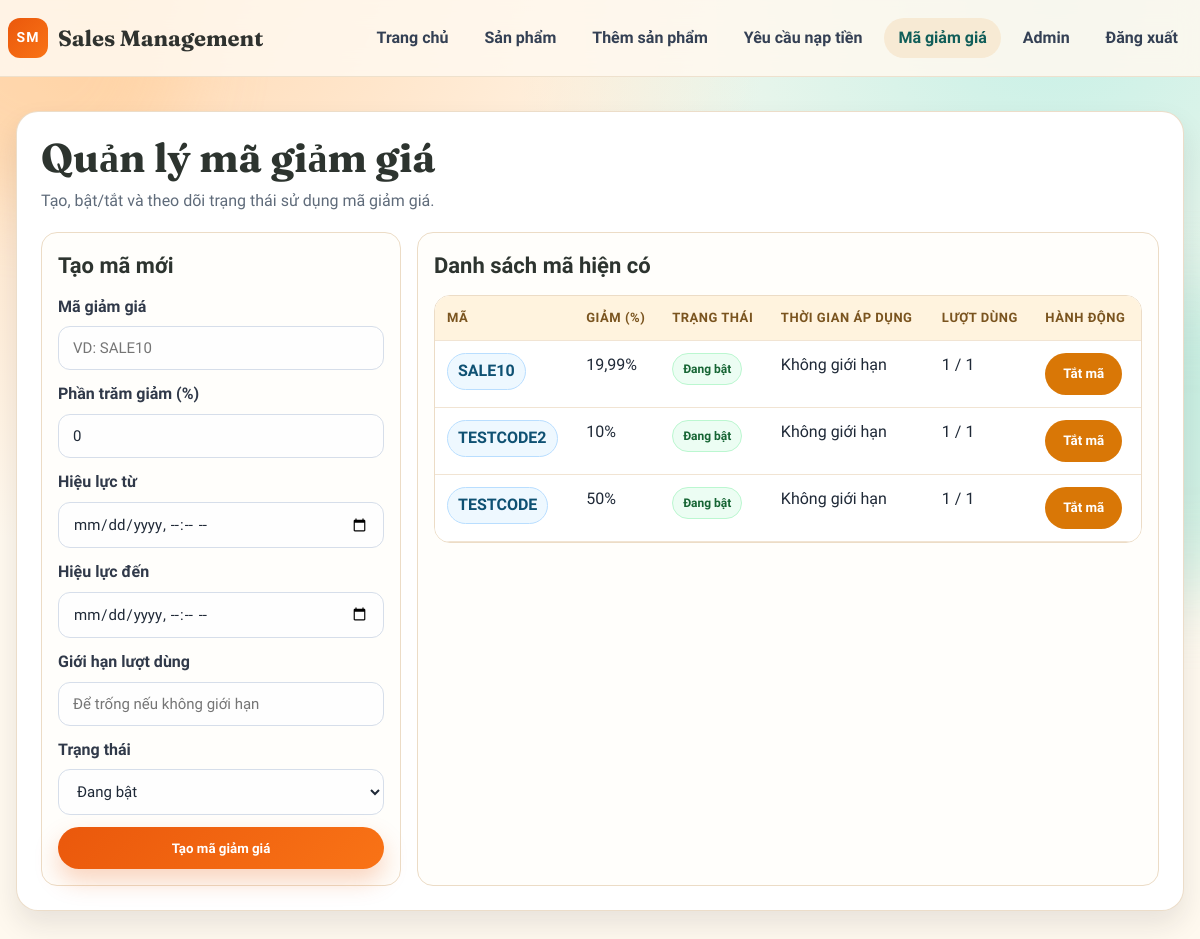
The page /discount-codes/ (signed in) on the database as committed earlier.
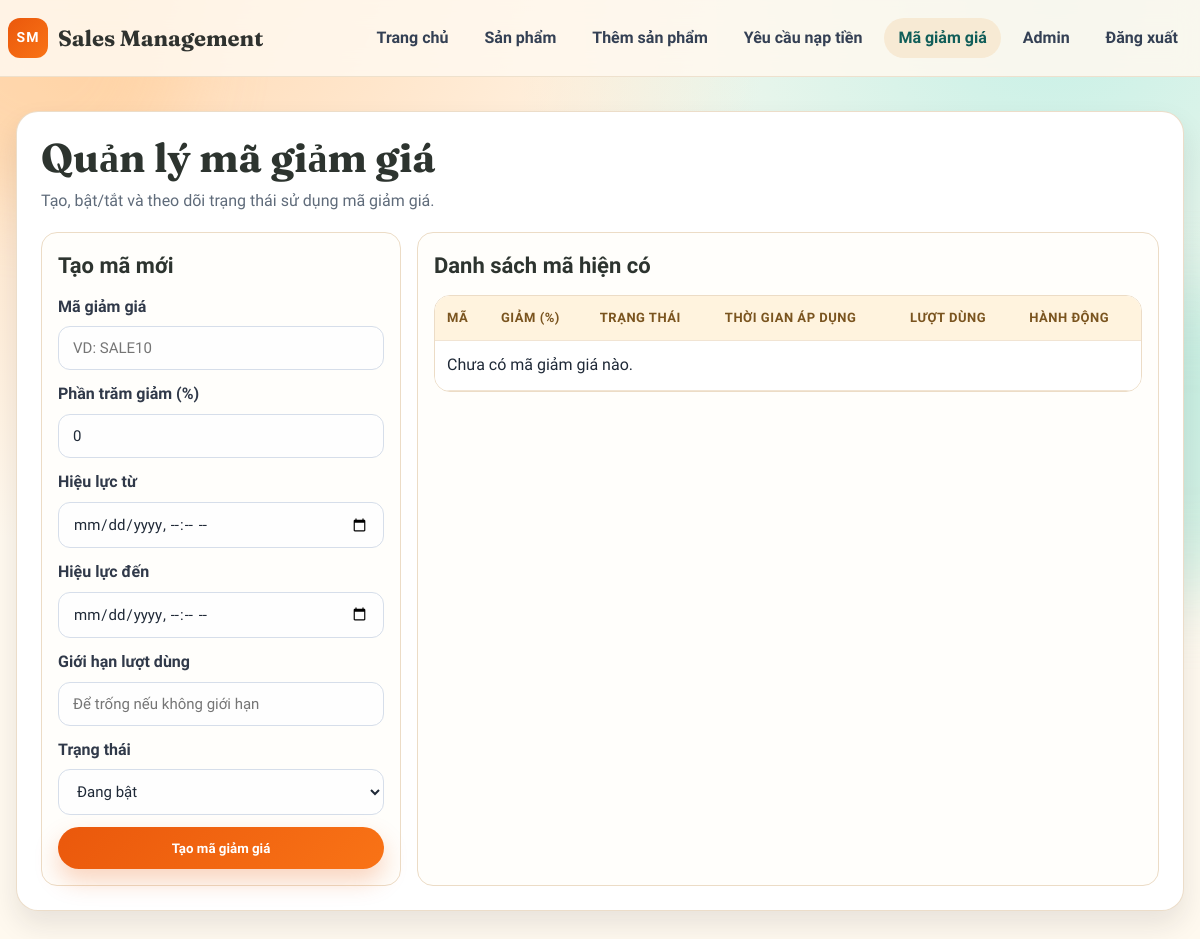
The same page on the database as committed later.
### orders/models.py (models this page shows, shortened)
class DiscountCode(models.Model):
    code = models.CharField(max_length=50, unique=True)
    discountPercent = models.DecimalField(
        max_digits=5,
        decimal_places=2,
        validators=[MinValueValidator(Decimal('0')), MaxValueValidator(Decimal('100'))],
    )
    isActive = models.BooleanField(default=True)
    validFrom = models.DateTimeField(blank=True, null=True)
    validTo = models.DateTimeField(blank=True, null=True)
    usageLimit = models.PositiveIntegerField(blank=True, null=True)
    usedCount = models.PositiveIntegerField(default=0)
    createdAt = models.DateTimeField(auto_now_add=True)
    class Meta:
        ordering = ['-createdAt']

### orders/views.py (the view, shortened to what this page needs)
# urls.py: path('discount-codes/', DiscountCodeListView.as_view(), name='discount_code_list'),
class DiscountCodeListView(StaffRequiredMixin, View):
    template_name = 'orders/discount_code_list.html'
    def get(self, request):
        codes = DiscountCode.objects.all().order_by('-createdAt')
        return render(request, self.template_name, {'codes': codes})

### orders/views.py (called while the page is built)
    def test_func(self):
        return self.request.user.is_staff

### templates/orders/discount_code_list.html (shortened to what the changed rows need)
{% load static %}
<!doctype html>
<html lang="vi">
  <head>
    <link rel="stylesheet" href="{% static 'css/page_theme.css' %}" />
    <link rel="stylesheet" href="{% static 'css/discount_code_list.css' %}" />
  </head>
  <body>
    <main class="discount-page">
      <div class="container">
        <section class="page-card">
          <div class="page-head">
            <h1>Quản lý mã giảm giá</h1>
          </div>
          <div class="discount-grid">
            <aside class="create-panel">
              <h2>Tạo mã mới</h2>
            </aside>
            <div class="list-panel">
              <h2>Danh sách mã hiện có</h2>
              <div class="table-wrap">
                <table>
                  <thead>
                    <tr>
                      <th>Mã</th>
                      <th>Giảm (%)</th>
                      <th>Trạng thái</th>
                      <th>Thời gian áp dụng</th>
                      <th>Lượt dùng</th>
                      <th>Hành động</th>
                    </tr>
                  </thead>
                  <tbody>
                    {% for code in codes %}
                    <tr>
                      <td><span class="code-chip">{{ code.code }}</span></td>
                      <td>{{ code.discountPercent|floatformat:"-2" }}%</td>
                      <td>
                        <span class="status-pill {% if code.isActive %}status-active{% else %}status-inactive{% endif %}">
                          {% if code.isActive %}Đang bật{% else %}Đang tắt{% endif %}
                        </span>
                      </td>
                      <td>
                        {% if code.validFrom or code.validTo %}
                          {% if code.validFrom %}{{ code.validFrom|date:"d/m/Y H:i" }}{% else %}Ngay{% endif %}
                          -
                          {% if code.validTo %}{{ code.validTo|date:"d/m/Y H:i" }}{% else %}Vô thời hạn{% endif %}
                        {% else %}
                        Không giới hạn
                        {% endif %}
                      </td>
                      <td>
                        {{ code.usedCount }}
                        {% if code.usageLimit %}
                        / {{ code.usageLimit }}
                        {% else %}
                        / ∞
                        {% endif %}
                      </td>
                      <td>
                        <form method="post" action="{% url 'discount_code_toggle' code.id %}" class="inline-form">
                          {% if code.isActive %}
                          <button type="submit" class="btn btn-warning">Tắt mã</button>
                          {% else %}
                          <button type="submit" class="btn btn-primary">Bật mã</button>
                          {% endif %}
                        </form>
                      </td>
                    </tr>
                    {% empty %}
                    <tr>
                      <td colspan="6">Chưa có mã giảm giá nào.</td>
                    </tr>
                    {% endfor %}
                  </tbody>
                </table>
              </div>
            </div>
          </div>
        </section>
      </div>
    </main>
  </body>
</html>

Rows that differ between the two databases and show on the page:
removed DiscountCode: code "SALE10", discountPercent "19,99", isActive "Đang bật", shows "Không giới hạn", usedCount "1", usageLimit "1"
removed DiscountCode: code "TESTCODE2", discountPercent "10", isActive "Đang bật", shows "Không giới hạn", usedCount "1", usageLimit "1"
removed DiscountCode: code "TESTCODE", discountPercent "50", isActive "Đang bật", shows "Không giới hạn", usedCount "1", usageLimit "1"
Other text that changed with them:
text now shown: "Chưa có mã giảm giá nào."
